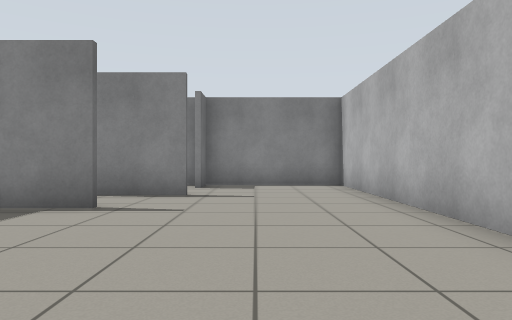
view 1 (above)

21 first-person views from a walk through a world built for the Gazebo simulator. The camera is 0.72 m above the floor, looks level and sees 70° across. The floor is counted in squares, 1 m on a side. Each view is taken from the middle of a square. On the plan, view 1 faces up. The plan holds only what a view shows up to about 11 squares ahead; the rest is blank. Robots are left out.

view 2
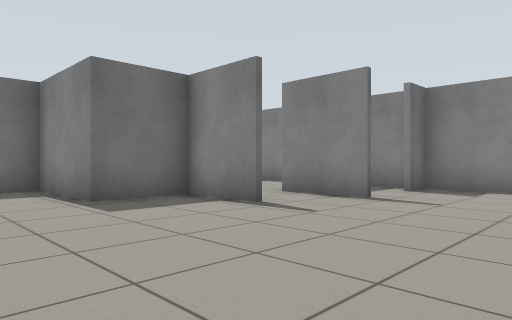

view 3
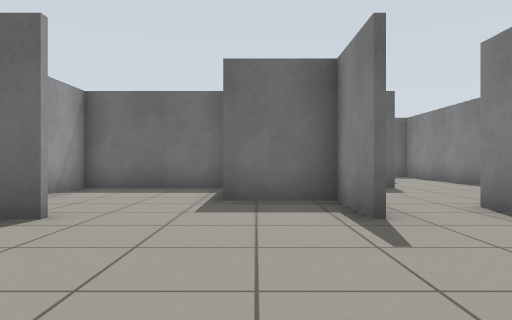

view 4
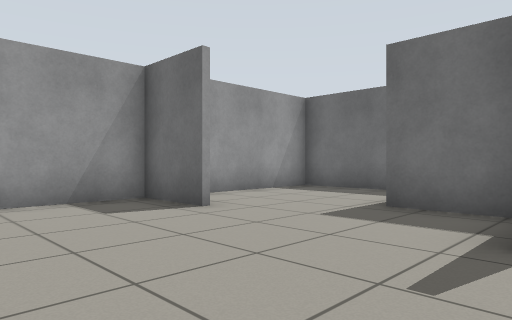

view 5
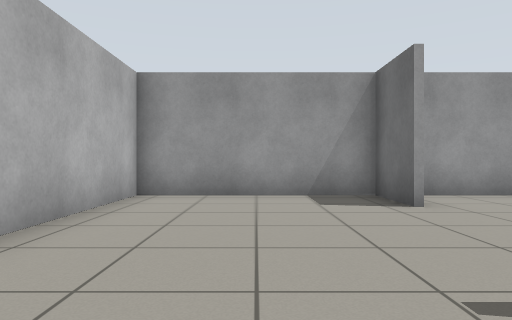

view 6
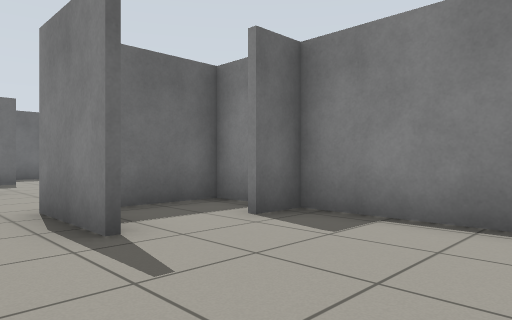

view 7
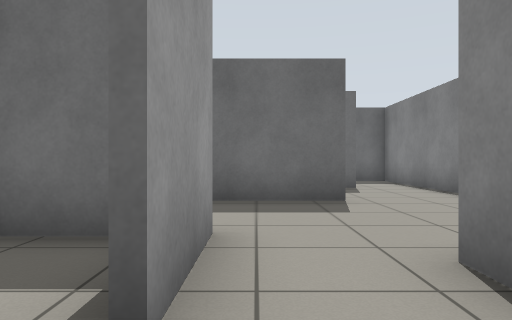

view 8
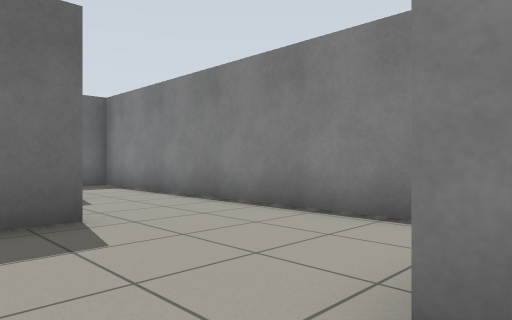

view 9
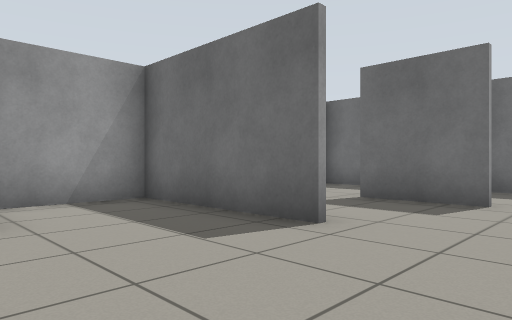

view 10
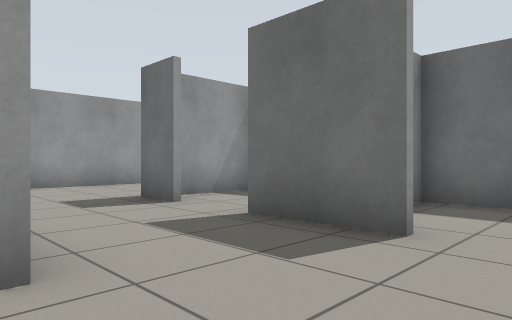

view 11
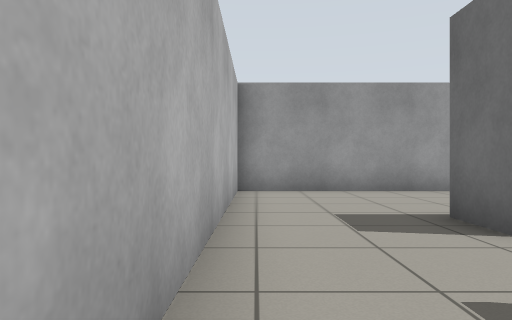

view 12
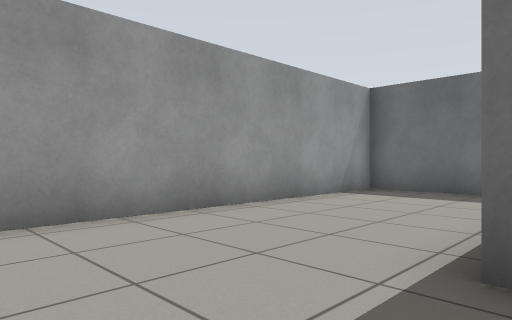

view 13
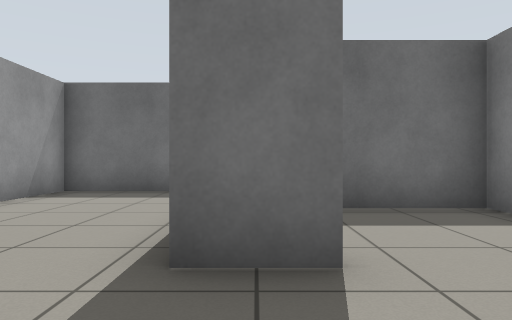

view 14
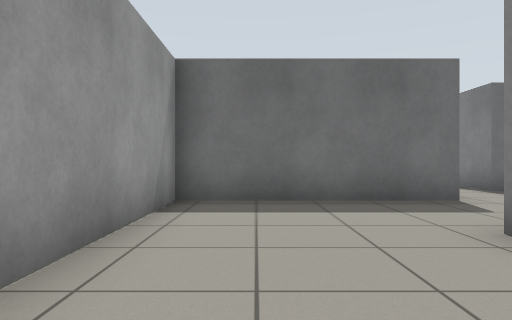

view 15
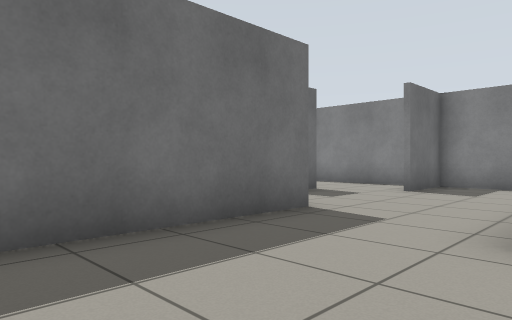

view 16
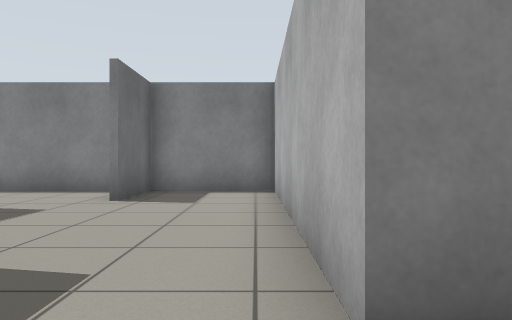

view 17
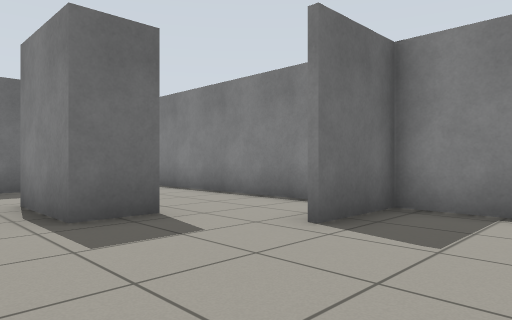

view 18
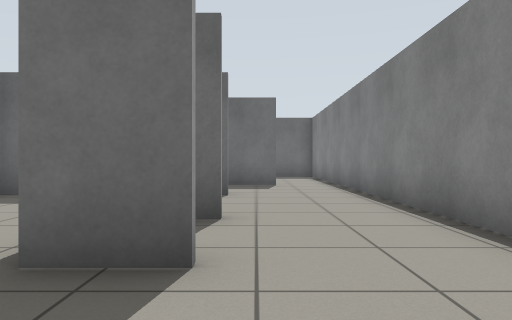

view 19
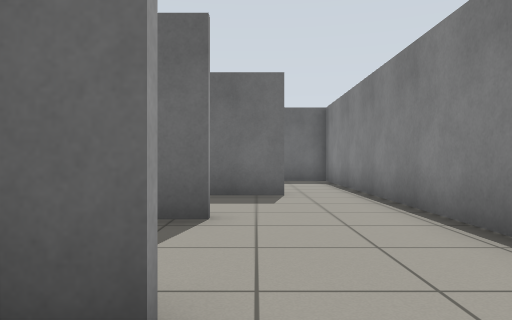

view 20
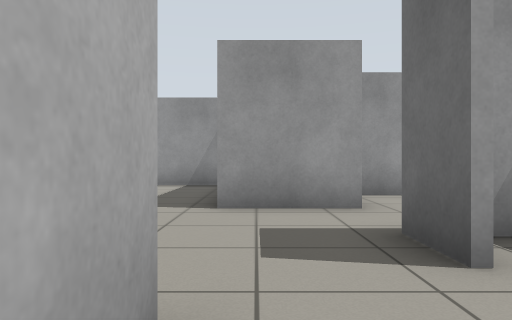

view 21
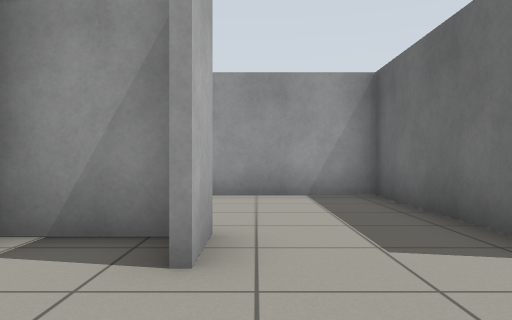

### Floor plan
Points are (right, up) in squares from view 1. A wall is a line through its corners. A room is listed if a view was taken in it or the views show most of it. See-through windows are left out.
Room 1 (views 1, 2, 3, 4, 5, 6, 7, 8)
walls: (-2.4, 5.4) (-4.4, 5.4) (-4.4, 3.4) (-7.5, 3.4); (-2.4, 1.5) (-2.4, -0.4) (2.4, -0.4) (2.4, 10.4) (-1.4, 10.4) (-1.4, 9.4); (-3.4, 5.6) (-2.4, 5.6); (-1.4, 7.4) (-3.6, 7.4); (-1.6, 10.4) (-3.4, 10.4) (-3.4, 8.5); (-7.4, 2.9) (-7.4, -0.5); (-6.9, -0.4) (-3.4, -0.4)
ways out: opening at (-3, 6) to room 2
Room 2 (views 9, 10, 11)
walls: (-7.4, 7.6) (-7.4, 2.9); (-4.8, 10.4) (-12.9, 10.4); (-4.6, 5.6) (-3.4, 5.6); (-10.4, 8.6) (-10.4, 7.6); (-7.5, 3.6) (-5.1, 3.6); (-13.4, 10.4) (-13.4, 6.9)
ways out: opening at (-3, 6) to room 1; opening at (-8.5, 7) to room 6
Room 3 (views 12, 13, 14, 15, 16)
walls: (-13, 3.4) (-13.6, 3.4) (-13.6, 4.4); (-10.4, 4.6) (-10.4, 3.4); (-7.6, -0.4) (-7.6, 4.5); (-16.4, 4.6) (-16.4, -0.4) (-6.9, -0.4)
ways out: opening at (-14.5, 3.5) to room 4; opening at (-8.5, 3.5) to room 6
Room 4 (views 17, 18, 19, 20, 21)
walls: (-18.4, 7.6) (-18.4, 6.4); (-20.4, 7.6) (-20.4, 7); (-20.2, 6.6) (-18.5, 6.6); (-16.6, 8.4) (-16.6, 9.5); (-17.2, 10.4) (-26.6, 10.4); (-17.4, 4.6) (-16.4, 4.6); (-13.6, 4.4) (-13.6, 10.1); (-12.9, 10.4) (-16.4, 10.4) (-16.4, 8.4); (-26.4, 8.6) (-26.4, 7)
ways out: opening at (-14.5, 3.5) to room 3; opening at (-21.5, 6.5) to room 5; opening at (-18, 5) to room 5; opening at (-26, 9.5); opening at (-24.5, 6.5)
Room 5 (no view inside)
walls: (-18.6, 4.6) (-17.4, 4.6); (-18.4, 6.4) (-20.6, 6.4) (-20.6, 7.6); (-23.4, 7.5) (-23.4, 2.6) (-19.1, 2.6)
ways out: opening at (-21.5, 6.5) to room 4; opening at (-18, 5) to room 4
Room 6 (no view inside)
walls: (-10.4, 7.6) (-10.4, 6.4); (-7.6, 4.5) (-7.6, 7.5); (-13.4, 6.9) (-13.4, 3.9); (-13.2, 3.6) (-11.1, 3.6)
ways out: opening at (-8.5, 7) to room 2; opening at (-8.5, 3.5) to room 3

Where each view was taken, in squares from view 1:
view 1: 0 up, 0 right, facing up
view 2: 1 up, 2 right, facing up-left
view 3: 4 up, 2 right, facing left
view 4: 6 up, 1 right, facing down-left
view 5: 7 up, 0 right, facing down
view 6: 6 up, 2 right, facing up-left
view 7: 6 up, 1 left, facing left
view 8: 6 up, 3 left, facing up-left
view 9: 10 up, 4 left, facing down-left
view 10: 10 up, 7 left, facing down-left
view 11: 8 up, 8 left, facing down
view 12: 4 up, 8 left, facing down-left
view 13: 4 up, 8 left, facing left
view 14: 1 up, 10 left, facing left
view 15: 0 up, 13 left, facing up-left
view 16: 2 up, 14 left, facing up
view 17: 5 up, 14 left, facing up-left
view 18: 8 up, 16 left, facing left
view 19: 8 up, 19 left, facing left
view 20: 10 up, 17 left, facing down
view 21: 10 up, 21 left, facing down
